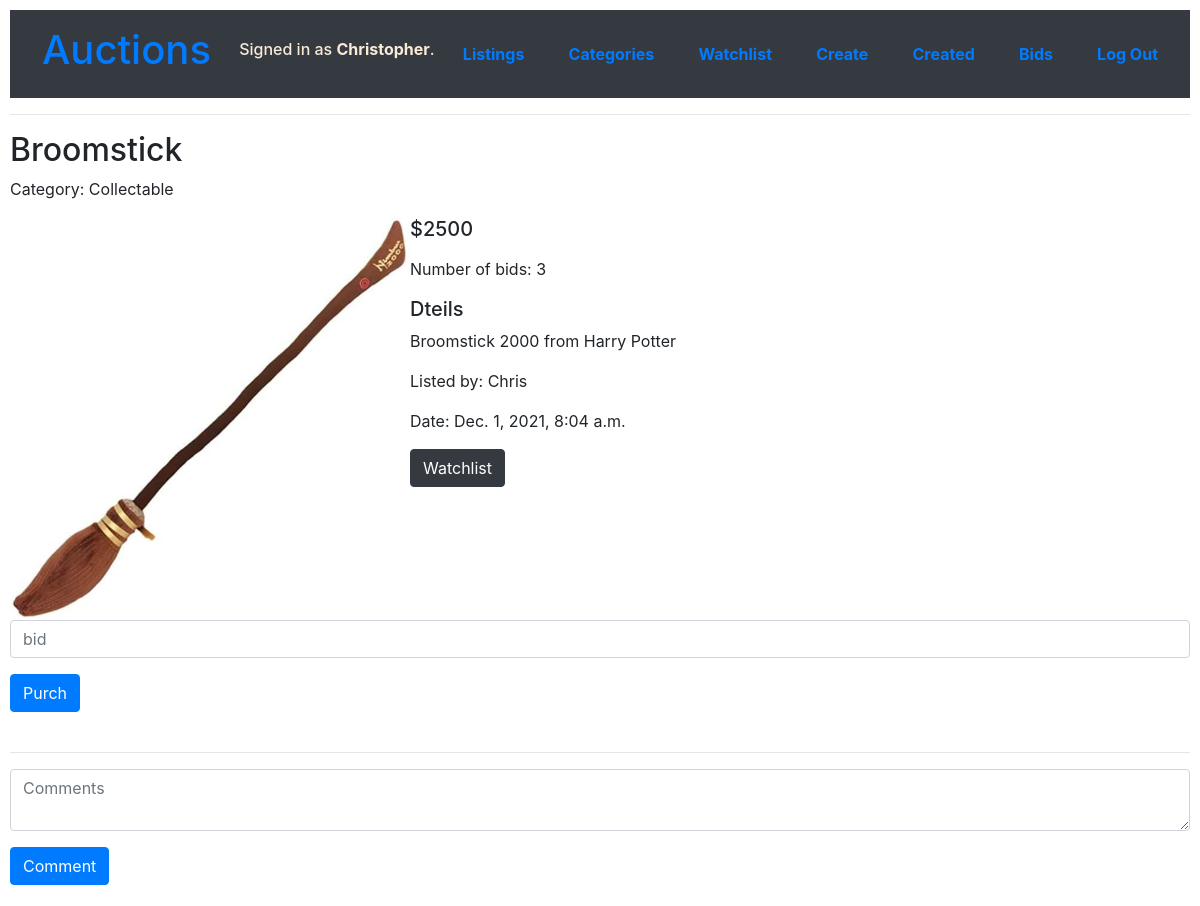
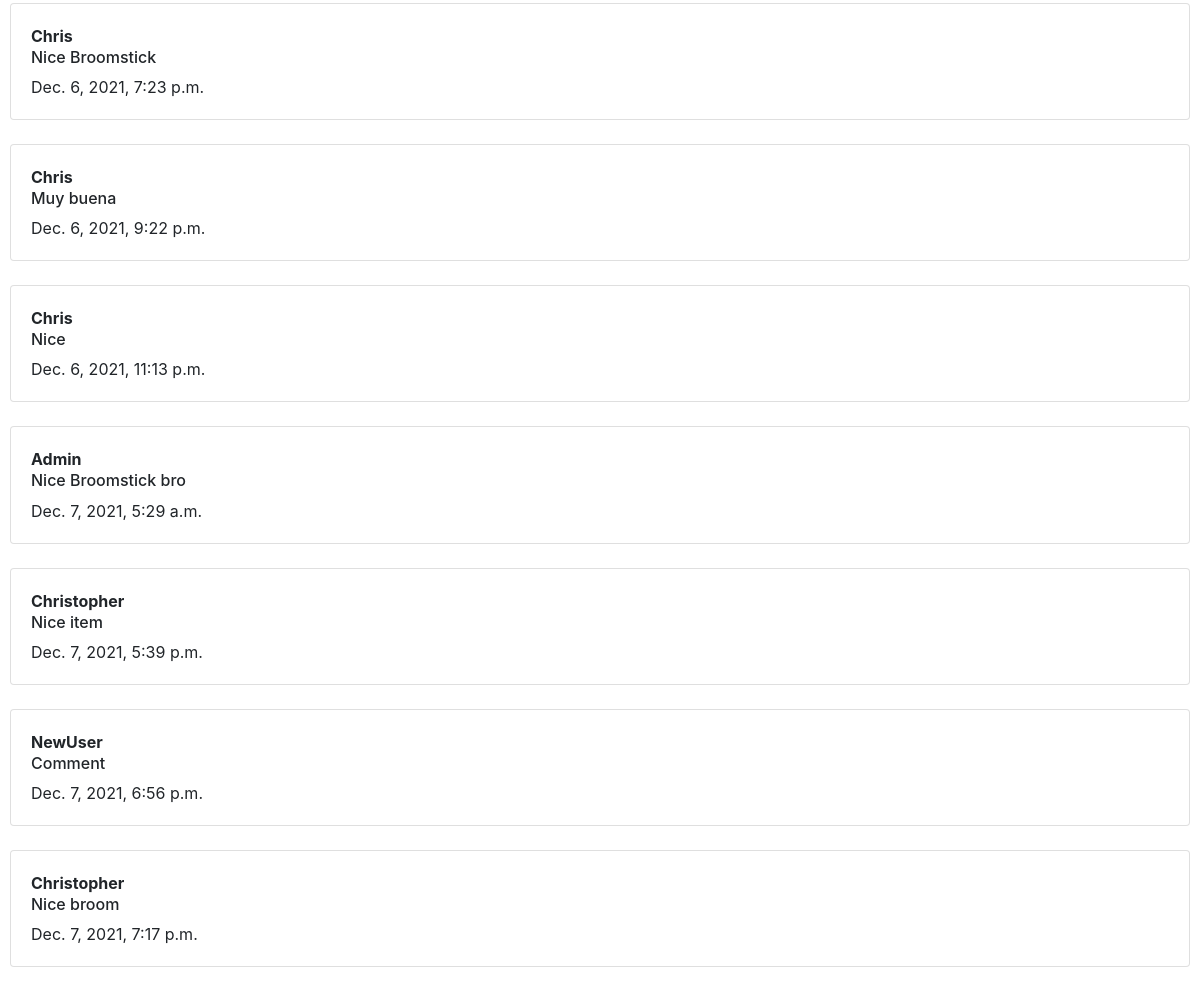
Before: /listing/1 (signed in) with the older database file (2 pictures, top to bottom).
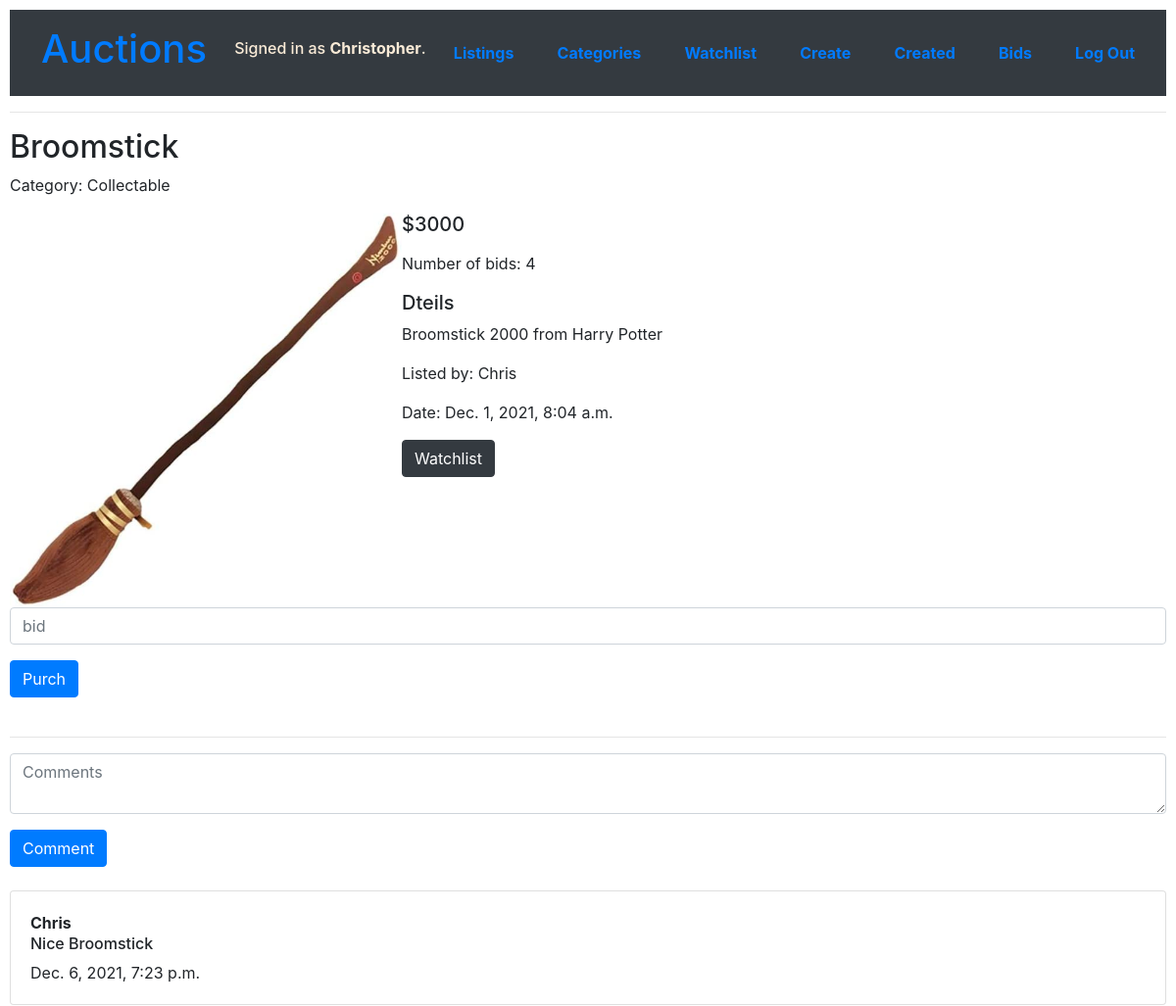
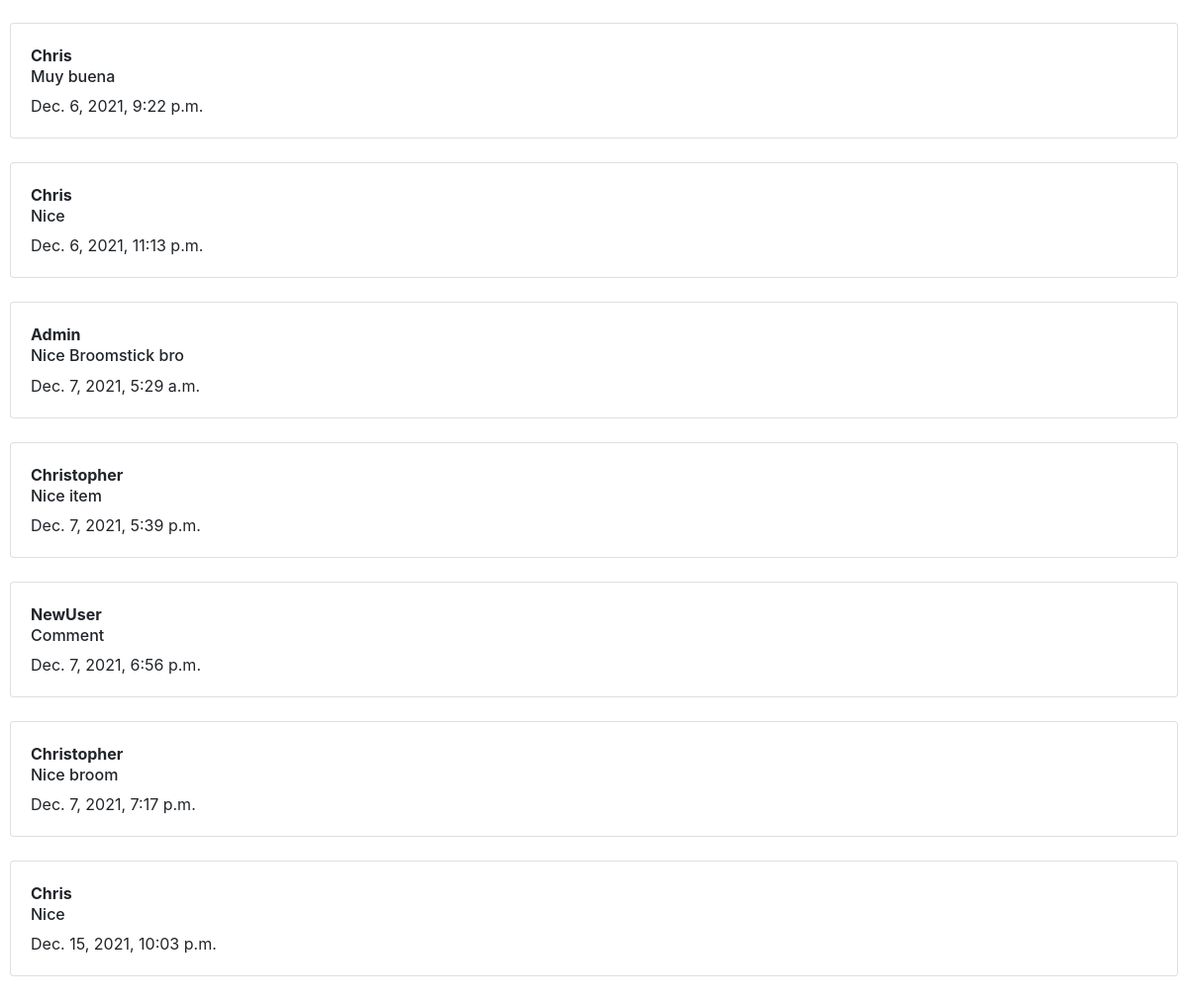
After: the same page with the newer database file (2 pictures, top to bottom).
### auctions/models.py (models this page shows, shortened)
class Listings(models.Model):
    id= models.AutoField(primary_key=True)
    ByUser = models.ForeignKey(User, on_delete=models.CASCADE,related_name="listing_user")
    CurrentUser = models.ForeignKey(User, on_delete=models.CASCADE,related_name="buyed_user",blank=True,null = True)
    Listing_Name = models.CharField(max_length=150)
    Price = models.IntegerField()
    Date = models.DateTimeField(default=now)
    Details = models.CharField(max_length=600)
    nBids = models.IntegerField(default=0,null=True)
    Img = models.ImageField(null=True,blank=True)
    Category = models.ForeignKey(Category, on_delete=models.CASCADE,related_name="Category")

class Comments(models.Model):
    id= models.AutoField(primary_key=True)
    listing = models.ForeignKey(Listings, on_delete=models.CASCADE,related_name="com_listing")
    user = models.ForeignKey(User, on_delete=models.CASCADE,related_name="com_user")
    com = models.CharField(max_length=400)
    date = models.DateTimeField(default=now)

class User(AbstractUser):
    pass

class Category(models.Model):
    id= models.AutoField(primary_key=True)
    category_name =  models.CharField(max_length=50)
    def __str__(self):
        return f"{self.category_name}"

### auctions/views.py (the view, shortened to what this page needs)
# urls.py: path("listing/<int:Listing_id>", views.listing, name="listing")
@login_required(login_url=reverse_lazy("login"))
def listing(request,Listing_id):
    msgerror = None
    user = request.user
    List_obj = Listings.objects.get(id=Listing_id)
    if List_obj.com_listing:
        com = Comments.objects.filter(listing = List_obj)
    else:
        com = None
    if user == List_obj.CurrentUser:
        return render(request, "auctions/listings.html",{
            "Listing":List_obj,
            "current":"Your bid is the current bid"
        })
    return render(request, "auctions/listings.html",{
        "Listing":List_obj,
        "comment":com,
        "msg" : msgerror
    })

### auctions/templates/auctions/listings.html (shortened to what this page needs)
{% extends "auctions/layout.html" %}
{% block body %}
    {% if Listing %}
    <h2>{{ Listing.Listing_Name }}</h2>
        <div class="form-group">Category: {{ Listing.Category }}</div>
        <div style="float:left"><img src="{{Listing.Img.url}}" width="400" alt="400"></div>
        <div class="form-group"><h5>${{ Listing.Price }}</h5>  <h6>{%if current%}{{current}}{%endif%} </h6></div>
        <div class="form-group">Number of bids: {{ Listing.nBids }}</div>
        <div class="form-group"><h5>Dteils</h5>{{ Listing.Details }}</div>
        <div class="form-group">Listed by: {{ Listing.ByUser }}</div>
        <div class="form-group">Date: {{ Listing.Date }}</div>
            <form action="{% url 'listing' Listing.id %}" method="post">
                <input autofocus value="Watchlist" class="btn btn-dark" type="submit" name="btnwatch" placeholder="Watchlist">
                <div class="form-group">
                    <input autofocus class="form-control" type="text" name="bid" placeholder="bid">
                </div>
                <input class="btn btn-primary" type="submit" value="Purch">
                <br><br> <hr>
                <div class="form-group" >
                    <textarea autofocus class="form-control"  name="com" placeholder="Comments"></textarea>
                </div>
                <input class="btn btn-primary" type="submit" value="Comment">
            </form>
            {%  if comment  %}
                <br>
                {%  for comment in comment  %}
                    <div class="card">
                        <div class="card-body">
                            <strong>{{comment.user}}</strong><br>
                            <h6>{{comment.com}}</h6>
                            {{comment.date}}
                        </div>
                    </div> <br>
                {% endfor %}
            {%else%}
                <h5>No comments here</h5>
            {%endif%}
    {% endif %}
{% endblock %}

Changed rows visible on the page:
changed Listings "Broomstick": Price "2500" → "3000"; nBids "3" → "4"
added Comments: user "Chris", com "Nice", date "Dec. 15, 2021, 10:03 p.m."
